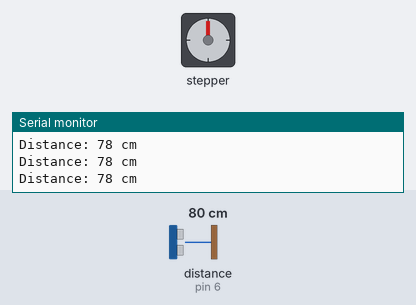
Bench run of a sketch on a simulated Arduino Uno, built with avr-gcc and run on an emulated ATmega328P. Shown: stepper motor, the last lines printed to the serial monitor. Wiring (inferred from the names in the program): ultrasonic range finder: trigger pin 7; echo pin 6. The test bench sets the inputs (shaded band); at power-on: distance to the obstacle (sensor on pin 6) 80 cm. The echo pulse lasts 58.3 µs per cm; stepper angles assume 600 steps per turn.

Above: at 1.2 s.
1.3 s: distance to the obstacle (sensor on pin 6) set to 2 cm
At 1.68 s:
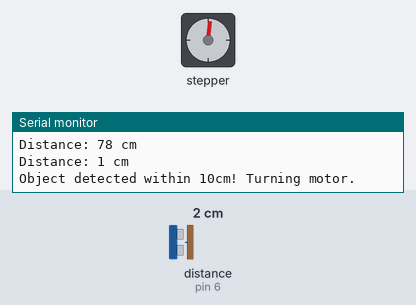
At 3.74 s:
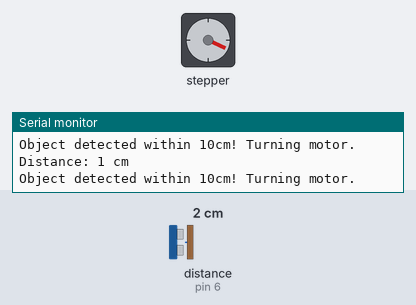
4.3 s: distance to the obstacle (sensor on pin 6) set to 10 cm
7.3 s: distance to the obstacle (sensor on pin 6) set to 13 cm
At 7.56 s:
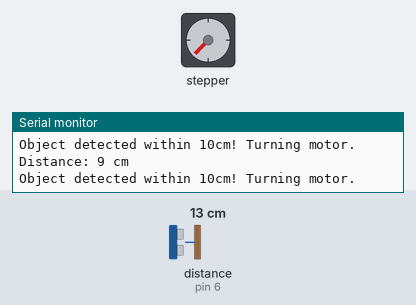
Timing chart, 0 to 10.3 s (numbered marks = the images above; inputs shaded):
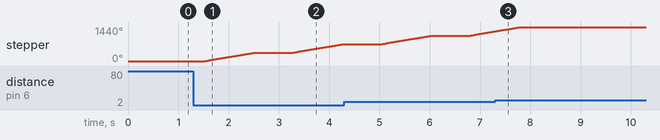

Measured:
- the behaviour switches between 11 and 12 cm on distance to the obstacle (sensor on pin 6) (found by bisection; images 2 and 3)
- after the input at 1.3 s, stepper: turns 360° clockwise in 0.99 s, then 360° clockwise in 0.99 s
- after the input at 7.3 s, stepper: goes on until 7.8 s, then stays 1440°

The sketch:

ultrasonic.ino
```cpp
#include <Stepper.h>

const int trigPin = 7;
const int echoPin = 6;
long duration;
int distance;

const int stepsPerRevolution = 600;
// Using pins 2, 3, 4, 5 to avoid conflict with buzzer/LEDs
Stepper myStepper(stepsPerRevolution, 2, 3, 4, 5);

void setup() {
  pinMode(trigPin, OUTPUT);
  pinMode(echoPin, INPUT);
  Serial.begin(9600);
  myStepper.setSpeed(60); // Set RPM
}

void loop() {
  digitalWrite(trigPin, LOW);
  delayMicroseconds(2);
  digitalWrite(trigPin, HIGH);
  delayMicroseconds(10);
  digitalWrite(trigPin, LOW);
  duration = pulseIn(echoPin, HIGH);
  distance = duration * 0.034 / 2;
  Serial.print("Distance: ");
  Serial.print(distance);
  Serial.println(" cm");

  if (distance <= 10) {
    Serial.println("Object detected within 10cm! Turning motor.");
    myStepper.step(stepsPerRevolution); // Turn one full revolution
    delay(500); // A small pause after turning
  }

  delay(250);
}
```
